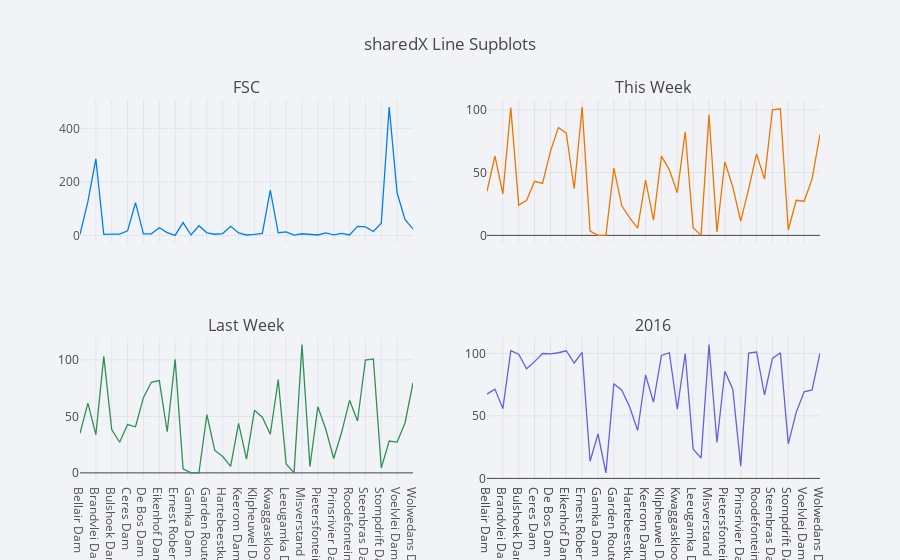

Write notebook code for a chart like this one.
### Code cell
df.iplot(subplots=True, subplot_titles=True, legend=False, theme='polar', shared_xaxes=True, title='sharedX Line Supblots',)

### Figure 1 — Plotly figure (JSON) as saved in the notebook; plotly's stock layout.template omitted (floating-point values rounded to 4 significant figures)
{"data": [{"line": {"color": "rgba(0, 128, 240, 1.0)", "dash": "solid", "width": 1.3}, "mode": "lines", "name": "FSC", "text": "", "type": "scatter", "x": ["Bellair Dam", "Berg River Dam", "Brandvlei Dam", "Buffeljags Dam", "Bulshoek Dam", "Calitzdorp Dam", "Ceres Dam", "Clanwilliam Dam", "De Bos Dam", "Duiwenhoks Dam", "Eikenhof Dam", "Elandskloof Dam", "Ernest Robertson Dam", "Floriskraal Dam", "Gamka Dam", "Gamkapoort Dam", "Garden Route Dam", "Haarlem Dam", "Hartebeestkuil Dam", "Kammanassie Dam", "Keerom Dam", "Klipberg Dam", "Klipheuwel Dam", "Korentepoort Dam", "Kwaggaskloof Dam", "Lakenvallei Dam", "Leeugamka Dam", "Miertjieskraal Dam", "Misverstand Dam", "Oukloof Dam", "Pietersfontein Dam", "Poortjieskloof Dam", "Prinsrivier Dam", "Roode Els Berg Dam", "Roodefontein Dam", "Steenbras Dam-Lower", "Steenbras Dam-Upper", "Stettynskloof Dam", "Stompdrift Dam", "Theewaterskloof Dam", "Voelvlei Dam", "Wemmershoek Dam", "Wolwedans Dam"], "xaxis": "x1", "y": ["4.3", "127.1", "286.1", "4.6", "4.9", "4.9", "17.3", "122.5", "5.8", "6.2", "28.9", "11.0", "0.5", "48.3", "1.9", "36.3", "10.0", "4.7", "7.2", "34.4", "9.8", "2.0", "4.5", "8.1", "169.5", "10.3", "13.6", "1.5", "6.5", "4.2", "2.0", "9.8", "2.3", "7.8", "2.0", "33.9", "31.9", "14.8", "46.3", "479.3", "158.6", "58.8", "24.7"], "yaxis": "y1"}, {"line": {"color": "rgba(238, 118, 0, 1.0)", "dash": "solid", "width": 1.3}, "mode": "lines", "name": "This Week", "text": "", "type": "scatter", "x": ["Bellair Dam", "Berg River Dam", "Brandvlei Dam", "Buffeljags Dam", "Bulshoek Dam", "Calitzdorp Dam", "Ceres Dam", "Clanwilliam Dam", "De Bos Dam", "Duiwenhoks Dam", "Eikenhof Dam", "Elandskloof Dam", "Ernest Robertson Dam", "Floriskraal Dam", "Gamka Dam", "Gamkapoort Dam", "Garden Route Dam", "Haarlem Dam", "Hartebeestkuil Dam", "Kammanassie Dam", "Keerom Dam", "Klipberg Dam", "Klipheuwel Dam", "Korentepoort Dam", "Kwaggaskloof Dam", "Lakenvallei Dam", "Leeugamka Dam", "Miertjieskraal Dam", "Misverstand Dam", "Oukloof Dam", "Pietersfontein Dam", "Poortjieskloof Dam", "Prinsrivier Dam", "Roode Els Berg Dam", "Roodefontein Dam", "Steenbras Dam-Lower", "Steenbras Dam-Upper", "Stettynskloof Dam", "Stompdrift Dam", "Theewaterskloof Dam", "Voelvlei Dam", "Wemmershoek Dam", "Wolwedans Dam"], "xaxis": "x2", "y": ["35.1", "63.2", "33.0", "101.7", "24.1", "28.0", "43.0", "41.3", "66.9", "85.9", "81.4", "37.1", "102.1", "3.4", "0.0", "0.0", "53.5", "23.5", "13.9", "5.7", "43.9", "12.2", "63.1", "52.2", "34.0", "82.5", "6.2", "0.0", "96.1", "2.8", "58.6", "38.5", "11.4", "36.8", "64.8", "44.8", "100.0", "100.8", "4.3", "27.9", "27.2", "44.9", "80.4"], "yaxis": "y2"}, {"line": {"color": "rgba(48, 144, 84, 1.0)", "dash": "solid", "width": 1.3}, "mode": "lines", "name": "Last Week", "text": "", "type": "scatter", "x": ["Bellair Dam", "Berg River Dam", "Brandvlei Dam", "Buffeljags Dam", "Bulshoek Dam", "Calitzdorp Dam", "Ceres Dam", "Clanwilliam Dam", "De Bos Dam", "Duiwenhoks Dam", "Eikenhof Dam", "Elandskloof Dam", "Ernest Robertson Dam", "Floriskraal Dam", "Gamka Dam", "Gamkapoort Dam", "Garden Route Dam", "Haarlem Dam", "Hartebeestkuil Dam", "Kammanassie Dam", "Keerom Dam", "Klipberg Dam", "Klipheuwel Dam", "Korentepoort Dam", "Kwaggaskloof Dam", "Lakenvallei Dam", "Leeugamka Dam", "Miertjieskraal Dam", "Misverstand Dam", "Oukloof Dam", "Pietersfontein Dam", "Poortjieskloof Dam", "Prinsrivier Dam", "Roode Els Berg Dam", "Roodefontein Dam", "Steenbras Dam-Lower", "Steenbras Dam-Upper", "Stettynskloof Dam", "Stompdrift Dam", "Theewaterskloof Dam", "Voelvlei Dam", "Wemmershoek Dam", "Wolwedans Dam"], "xaxis": "x1", "y": ["35.1", "61.7", "33.8", "103.1", "38.3", "27.1", "42.8", "40.8", "66.6", "80.2", "81.7", "36.4", "100.5", "3.5", "0.0", "0.0", "51.6", "19.9", "14.5", "5.8", "43.9", "12.2", "55.4", "49.3", "34.2", "82.6", "7.9", "0.0", "113.5", "5.6", "58.6", "38.6", "12.7", "35.9", "64.2", "45.9", "99.9", "100.8", "4.4", "28.2", "27.3", "44.4", "79.7"], "yaxis": "y3"}, {"line": {"color": "rgba(98, 98, 222, 1.0)", "dash": "solid", "width": 1.3}, "mode": "lines", "name": "2016", "text": "", "type": "scatter", "x": ["Bellair Dam", "Berg River Dam", "Brandvlei Dam", "Buffeljags Dam", "Bulshoek Dam", "Calitzdorp Dam", "Ceres Dam", "Clanwilliam Dam", "De Bos Dam", "Duiwenhoks Dam", "Eikenhof Dam", "Elandskloof Dam", "Ernest Robertson Dam", "Floriskraal Dam", "Gamka Dam", "Gamkapoort Dam", "Garden Route Dam", "Haarlem Dam", "Hartebeestkuil Dam", "Kammanassie Dam", "Keerom Dam", "Klipberg Dam", "Klipheuwel Dam", "Korentepoort Dam", "Kwaggaskloof Dam", "Lakenvallei Dam", "Leeugamka Dam", "Miertjieskraal Dam", "Misverstand Dam", "Oukloof Dam", "Pietersfontein Dam", "Poortjieskloof Dam", "Prinsrivier Dam", "Roode Els Berg Dam", "Roodefontein Dam", "Steenbras Dam-Lower", "Steenbras Dam-Upper", "Stettynskloof Dam", "Stompdrift Dam", "Theewaterskloof Dam", "Voelvlei Dam", "Wemmershoek Dam", "Wolwedans Dam"], "xaxis": "x2", "y": ["67.4", "71.4", "55.8", "102.2", "99.3", "87.7", "93.4", "99.9", "99.6", "100.5", "102.1", "92.3", "100.8", "13.7", "35.5", "4.4", "75.8", "70.5", "57.1", "38.3", "82.8", "60.9", "98.4", "100.5", "55.4", "99.9", "23.5", "16.2", "107.0", "28.7", "85.6", "71.3", "9.8", "100.2", "101.1", "66.7", "96.0", "100.5", "27.6", "52.8", "69.3", "70.8", "100.2"], "yaxis": "y4"}], "layout": {"annotations": [{"font": {"size": 16}, "showarrow": false, "text": "FSC", "x": 0.225, "xanchor": "center", "xref": "paper", "y": 1, "yanchor": "bottom", "yref": "paper"}, {"font": {"size": 16}, "showarrow": false, "text": "This Week", "x": 0.775, "xanchor": "center", "xref": "paper", "y": 1, "yanchor": "bottom", "yref": "paper"}, {"font": {"size": 16}, "showarrow": false, "text": "Last Week", "x": 0.225, "xanchor": "center", "xref": "paper", "y": 0.375, "yanchor": "bottom", "yref": "paper"}, {"font": {"size": 16}, "showarrow": false, "text": "2016", "x": 0.775, "xanchor": "center", "xref": "paper", "y": 0.375, "yanchor": "bottom", "yref": "paper"}], "legend": {"bgcolor": "#F2F3F7", "font": {"color": "#505050"}}, "paper_bgcolor": "#F2F3F7", "plot_bgcolor": "#F2F3F7", "showlegend": false, "title": "sharedX Line Supblots", "titlefont": {"color": "#484848"}, "xaxis1": {"anchor": "y3", "domain": [0, 0.45], "gridcolor": "#E1E5ED", "showgrid": true, "tickfont": {"color": "#505050"}, "title": "", "titlefont": {"color": "#505050"}, "zerolinecolor": "#E1E5ED"}, "xaxis2": {"anchor": "y4", "domain": [0.55, 1]}, "yaxis1": {"anchor": "free", "domain": [0.625, 1], "gridcolor": "#E1E5ED", "position": 0, "showgrid": true, "tickfont": {"color": "#505050"}, "title": "", "titlefont": {"color": "#505050"}, "zerolinecolor": "#E1E5ED"}, "yaxis2": {"anchor": "free", "domain": [0.625, 1], "position": 0.55}, "yaxis3": {"anchor": "x1", "domain": [0, 0.375]}, "yaxis4": {"anchor": "x2", "domain": [0, 0.375]}}}
